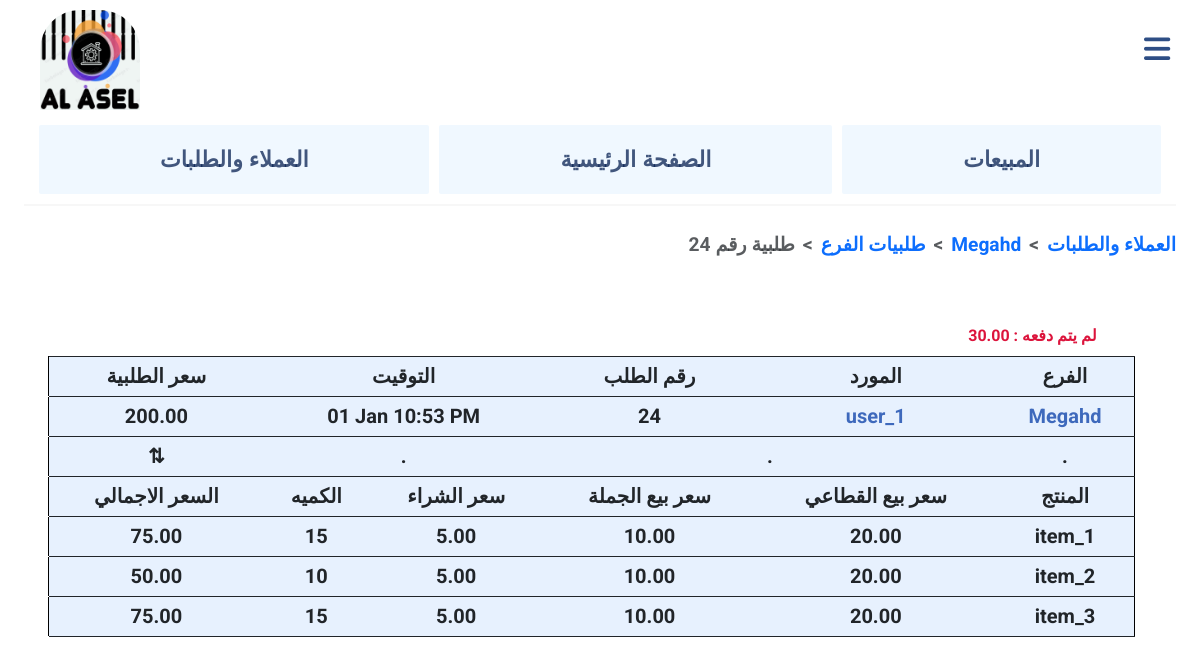
Screenshot of /coming_order/24 (signed in) with the database file from the repository.
### main/models.py (models this page shows, shortened)
class Store_Order(models.Model):
    customer = models.ForeignKey(Customer, on_delete=models.CASCADE, related_name="coming_orders", limit_choices_to={'is_shop': True})
    supplier = models.ForeignKey(Customer, on_delete=models.CASCADE, related_name="supplier_orders", limit_choices_to={'is_supplier': True} ,null=True, blank=True)
    created_at = models.DateTimeField()
    total_order_price = models.DecimalField(max_digits=10, decimal_places=2, default=0)
    is_fully_paid = models.BooleanField(default=True)
    is_done = models.BooleanField(default=False)
    rest_money = models.DecimalField(max_digits=10, decimal_places=2, default=0, null=True, blank=True)

class Customer(models.Model):
    name = models.CharField(max_length=64)
    is_shop = models.BooleanField(default=False)
    is_supplier = models.BooleanField(default=False)
    number = models.PositiveIntegerField(
        unique=True,
        validators=[
            MinValueValidator(1000000001),
            MaxValueValidator(1599999999)
        ]
    )

class Store_OrderItem(models.Model):
    order = models.ForeignKey(Store_Order, on_delete=models.CASCADE, related_name='order_items')
    item = models.ForeignKey(Item, on_delete=models.CASCADE, related_name='order_items')
    quantity = models.PositiveIntegerField()
    total_real_price = models.DecimalField(max_digits=10, decimal_places=2, blank=True, null=True)
    total_gomla_price = models.DecimalField(max_digits=10, decimal_places=2, blank=True, null=True)
    total_market_price = models.DecimalField(max_digits=10, decimal_places=2, blank=True, null=True)
    single_real_price = models.DecimalField(max_digits=10, decimal_places=2, blank=True, null=True)
    single_gomla_price = models.DecimalField(max_digits=10, decimal_places=2, blank=True, null=True)
    single_market_price = models.DecimalField(max_digits=10, decimal_places=2, blank=True, null=True)
    change_real_price = models.DecimalField(max_digits=10, decimal_places=2, blank=True, null=True)
    change_gomla_price = models.DecimalField(max_digits=10, decimal_places=2, blank=True, null=True)
    change_market_price = models.DecimalField(max_digits=10, decimal_places=2, blank=True, null=True)

class Item(models.Model):
    category = models.ForeignKey(Category, on_delete=models.CASCADE, related_name="items", null=True)
    name = models.CharField(max_length=64, unique=True)
    real_price = models.DecimalField(max_digits=10, decimal_places=2, validators=[MinValueValidator(0.00)])
    gomla_price = models.DecimalField(max_digits=6, decimal_places=2, validators=[MinValueValidator(0.00)])
    market_price = models.DecimalField(max_digits=6, decimal_places=2, validators=[MinValueValidator(0.00)])
    stock_quantity = models.PositiveIntegerField(default = 0)
    used_quantity = models.PositiveIntegerField(default = 0)
    quantity = models.PositiveIntegerField(default = 0)

### main/views.py (the view)
# urls.py: path("coming_order/<int:order_id>", views.coming_order_info, name="coming_order_info"),
@login_required(login_url="/login/")
def coming_order_info(request, order_id):
    order = get_object_or_404(Store_Order, pk=order_id)
    order_items = Store_OrderItem.objects.filter(order=order)
    return render(request, "main/coming_order_info.html", {
        "order": order,
        "order_items": order_items,
    })

### main/templates/main/coming_order_info.html (shortened to what this page needs)
{% extends "main/layout.html" %}
{% load static %}
{% block body %}
<nav style="--bs-breadcrumb-divider: '<';" aria-label="breadcrumb">
  <ol class="breadcrumb">
    <li class="breadcrumb-item active" aria-current="page">{{ order.id }} طلبية رقم </li>
      <li class="breadcrumb-item"><a href="{% url 'main:store_coming_info' order.customer.id %}">طلبيات الفرع</a></li>
      <li class="breadcrumb-item"><a href="{% url 'main:user' order.customer.id %}">{{ order.customer.name }} </a></li>
      <li class="breadcrumb-item"><a href="{% url 'main:users' %}">العملاء والطلبات</a></li>
  </ol>
</nav>
<div class="order_info_table">
  <div class="order_info_table_table">
    <table class="caption-top" style="
    margin-left: 0;
    margin-top: 40px;
    margin-right: 2%;
    ">
    {% if not order.is_fully_paid %}
      <caption style="text-align: right; margin-right:5% ;" id="rest_money">
        <a href="{% url 'main:coming_change_rest' %}?order_id={{ order.id }}" style="color: crimson;">{{ order.rest_money }} : لم يتم دفعه</a>
      </caption>
    {% endif %}
      <thead>
        <tr>
          <th class="left_td_button"></th>
          <th>سعر الطلبية</th>
          <th colspan="2">التوقيت</th>
          <th >رقم الطلب</th>
          <th>المورد</th>
          <th>الفرع</th>
          <th class="td_button"></th>
        </tr>
      </thead>
      <tbody>
        <tr>
          <td class="left_td_button"></td>
          <td>{{ order.total_order_price }}</td>
          <td colspan="2">{{ order.created_at|date:"d M" }} {{ order.created_at|time:"g:i A" }}</td>
          <td >{{ order.id }}</td>
          <td>
            <a href="{% url 'main:supplier_coming_info' order.supplier.id %}" style="color: rgba(35, 84, 177, 0.863);">{{ order.supplier.name }}</a>
          </td>
          <td>
            <a href="{% url 'main:user' order.customer.id %}" style="color: rgba(35, 84, 177, 0.863);">{{ order.customer.name }}</a>
          </td>
          <td class="td_button"></td>
        </tr>
        <tr>
          <td class="left_td_button"></td>
          <td>&#8645;</td>
          <td colspan="2">.</td>
          <td colspan="2">.</td>
          <td>.</td>
          <td class="td_button"></td>
        </tr>
        {% if order_items %}
        <tr>
          <td class="left_td_button"></td>
          <td>السعر الاجمالي</td>
          <td >الكميه</td>
          <td >سعر الشراء</td>
          <td>سعر بيع الجملة</td>
          <td>سعر بيع القطاعي</td>
          <td>المنتج</td>
          <td class="td_button"></td>
        </tr>
        {% else %}
        <tr>
          <td class="left_td_button"></td>
          <td colspan="6" style="color: crimson; font-weight: bold; border: 1px solid black;">طلب غير مستخدم</td>
          <td class="td_button"></td>
        </tr>
        {% endif %}
          {% for order_item in order_items %}
          <form action="{% url 'main:edit_coming_item' order_item.id%}" method="post">
            <tr>
              {% if not order.is_done %}
              <td class="left_td_button"><button type="submit">&#9997;</button></td>
              <td>{{ order_item.total_real_price }}</td>
              <td>
                <input type="number"
                name="quantity_{{ order_item.id }}"
                value="{{ order_item.quantity }}"
                min="0"
                required class="form_input">
              </td>
              <td>
                <input type="number"
                step="0.01"
                min="0"
                name="real_{{ order_item.id }}"
                value="{{ order_item.single_real_price }}"
                required class="form_input">
              </td>
              <td>
                <input type="number"
                step="0.01"
                min="0"
                name="gomla_{{ order_item.id }}"
                value="{{ order_item.single_gomla_price }}"
                required class="form_input">
              </td>
              <td>
                <input type="number"
                step="0.01"
                min="0"
                name="market_{{ order_item.id }}"
                value="{{ order_item.single_market_price }}"
                required class="form_input">
              </td>
              <td>{{ order_item.item.name }}</td>
              <td class="td_button">
                <a data-id={{ order_item.id }} href="{% url 'main:delete_coming_item' order_item.id %}" class="delete_item">X</a>
              </td>
              {% else %}
              <td class="left_td_button"></td>
              <td>{{ order_item.total_real_price }}</td>
              <td>
                {{ order_item.quantity }}
              </td>
              <td>
                {{ order_item.single_real_price }}
              </td>
              <td>
                {{ order_item.single_gomla_price }}
              </td>
              <td>
                {{ order_item.single_market_price }}
              </td>
              <td>{{ order_item.item.name }}</td>
              <td class="td_button">
              </td>
              {% endif %}
            </tr>
          </form>
          {% endfor %}
      </tbody>
    </table>
  </div>
    <div class="order_submit_buttons" style="
    margin-right: 5%;
    margin-left: 7%;
    ">
    </div>
</div>
{% endblock %}

### main/static/main/mainn.css (style rules this page uses)
body { padding-left: 2%; padding-right: 2%; font-family: arial; font-weight: bold; margin-top: 0; font-family: Roboto, Arial, sans-serif; }
body { transition: padding-right 0.3s ease; }
a { text-decoration: none; }
td, th { font-size: 20px; height: 40px; text-align: right; width: auto; padding-left: 10px; padding-right: 10px; text-align: center; border-bottom: 1px solid; border-top: 1px solid; }
.td_button { border-left: 1px solid black; padding-left: 2px; text-align: left; font-size: 20; color: rgba(255, 0, 0, 0.897); }
.left_td_button { border-right: 1px solid black; padding-right: 6px; text-align: right; }
.td_button, .left_td_button { border-top-color: white; border-bottom-color: white; background-color: white; }
.order_info_table { display: flex; flex-direction: column; justify-content: center; }
.order_info_table_table { display: flex; width: 100%; overflow-x: auto; }
.order_info_table table { width: 100%; margin-left: 9%; margin-right: 4%; background-color: rgba(133, 184, 250, 0.199); }
.order_submit_buttons { padding-top: 20px; margin-right: 8%; padding-right: 7px; margin-left: 9%; display: flex; justify-content:space-between; }
.breadcrumb { justify-content: flex-end; font-size: larger; }

### rows the page displays
Store_Order: id "24", customer.name "Megahd", rest_money "30.00", total_order_price "200.00", created_at "01 Jan", created_at "10:53 PM", supplier.name "user_1"
Store_OrderItem: total_real_price "75.00", quantity "15", single_real_price "5.00", single_gomla_price "10.00", single_market_price "20.00", item.name "item_1"
Store_OrderItem: total_real_price "50.00", quantity "10", single_real_price "5.00", single_gomla_price "10.00", single_market_price "20.00", item.name "item_2"
Store_OrderItem: total_real_price "75.00", quantity "15", single_real_price "5.00", single_gomla_price "10.00", single_market_price "20.00", item.name "item_3"
